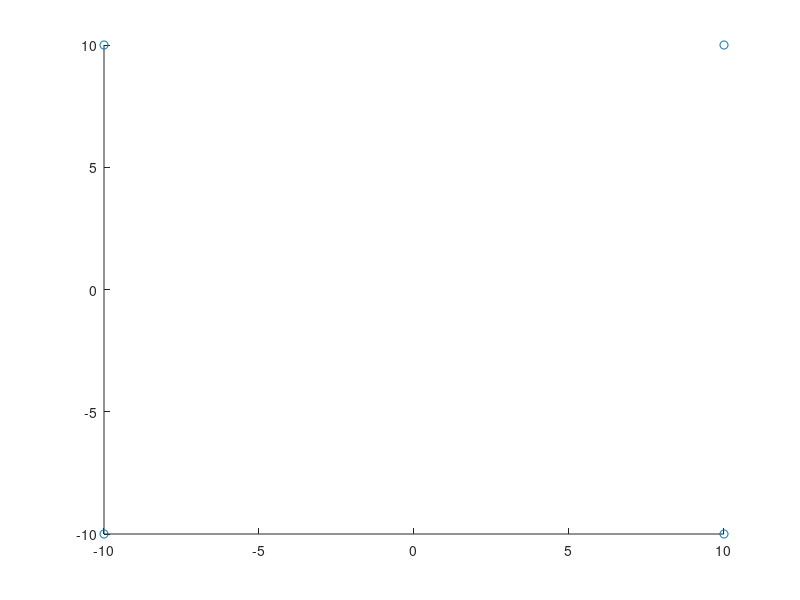

MATLAB code for this plot: (Note: this script raises an error after producing the figure.)
clear;

anchors=[
	10,10,
	-10,10,
	-10,-10,
	10,-10];
scatter(anchors(:,1),anchors(:,2));

crds=[];
for N=1:30
	[x,y,btns]=ginput(1);

	crds=[crds; x y];
	plot(crds(:,1),crds(:,2));
	axis([-10 10 -10 10]);	
end

crds